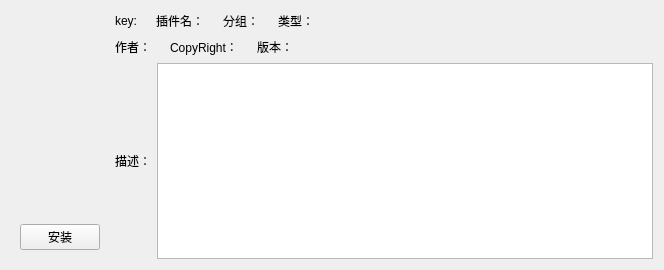
<?xml version="1.0" encoding="UTF-8"?>
<ui version="4.0">
 <class>pluginInfoView</class>
 <widget class="QWidget" name="pluginInfoView">
  <property name="geometry">
   <rect>
    <x>0</x>
    <y>0</y>
    <width>664</width>
    <height>270</height>
   </rect>
  </property>
  <property name="windowTitle">
   <string>Form</string>
  </property>
  <layout class="QHBoxLayout" name="horizontalLayout_4">
   <item>
    <widget class="QWidget" name="widget_left" native="true">
     <property name="sizePolicy">
      <sizepolicy hsizetype="Fixed" vsizetype="Preferred">
       <horstretch>0</horstretch>
       <verstretch>0</verstretch>
      </sizepolicy>
     </property>
     <layout class="QVBoxLayout" name="verticalLayout">
      <item>
       <widget class="QLabel" name="label_icon">
        <property name="text">
         <string/>
        </property>
        <property name="alignment">
         <set>Qt::AlignCenter</set>
        </property>
       </widget>
      </item>
      <item>
       <widget class="QPushButton" name="btn_install">
        <property name="text">
         <string>安装</string>
        </property>
       </widget>
      </item>
     </layout>
    </widget>
   </item>
   <item>
    <layout class="QVBoxLayout" name="verticalLayout_2">
     <item>
      <layout class="QHBoxLayout" name="horizontalLayout">
       <item>
        <widget class="QLabel" name="label">
         <property name="text">
          <string>key:</string>
         </property>
        </widget>
       </item>
       <item>
        <widget class="QLabel" name="label_key">
         <property name="text">
          <string/>
         </property>
        </widget>
       </item>
       <item>
        <widget class="QLabel" name="label_3">
         <property name="text">
          <string>插件名：</string>
         </property>
        </widget>
       </item>
       <item>
        <widget class="QLabel" name="label_name">
         <property name="text">
          <string/>
         </property>
        </widget>
       </item>
       <item>
        <widget class="QLabel" name="label_6">
         <property name="text">
          <string>分组：</string>
         </property>
        </widget>
       </item>
       <item>
        <widget class="QLabel" name="label_category">
         <property name="text">
          <string/>
         </property>
        </widget>
       </item>
       <item>
        <widget class="QLabel" name="label_14">
         <property name="text">
          <string>类型：</string>
         </property>
        </widget>
       </item>
       <item>
        <widget class="QLabel" name="label_type">
         <property name="text">
          <string/>
         </property>
        </widget>
       </item>
       <item>
        <spacer name="horizontalSpacer">
         <property name="orientation">
          <enum>Qt::Horizontal</enum>
         </property>
         <property name="sizeHint" stdset="0">
          <size>
           <width>40</width>
           <height>20</height>
          </size>
         </property>
        </spacer>
       </item>
      </layout>
     </item>
     <item>
      <layout class="QHBoxLayout" name="horizontalLayout_2">
       <item>
        <widget class="QLabel" name="label_10">
         <property name="text">
          <string>作者：</string>
         </property>
        </widget>
       </item>
       <item>
        <widget class="QLabel" name="label_author">
         <property name="text">
          <string/>
         </property>
        </widget>
       </item>
       <item>
        <widget class="QLabel" name="label_15">
         <property name="text">
          <string>CopyRight：</string>
         </property>
        </widget>
       </item>
       <item>
        <widget class="QLabel" name="label_copyright">
         <property name="text">
          <string/>
         </property>
        </widget>
       </item>
       <item>
        <widget class="QLabel" name="label_11">
         <property name="text">
          <string>版本：</string>
         </property>
        </widget>
       </item>
       <item>
        <widget class="QLabel" name="label_version">
         <property name="text">
          <string/>
         </property>
        </widget>
       </item>
       <item>
        <spacer name="horizontalSpacer_2">
         <property name="orientation">
          <enum>Qt::Horizontal</enum>
         </property>
         <property name="sizeHint" stdset="0">
          <size>
           <width>40</width>
           <height>20</height>
          </size>
         </property>
        </spacer>
       </item>
      </layout>
     </item>
     <item>
      <layout class="QHBoxLayout" name="horizontalLayout_3">
       <item>
        <widget class="QLabel" name="label_7">
         <property name="text">
          <string>描述：</string>
         </property>
        </widget>
       </item>
       <item>
        <widget class="QTextEdit" name="textEdit_description">
         <property name="readOnly">
          <bool>true</bool>
         </property>
        </widget>
       </item>
      </layout>
     </item>
    </layout>
   </item>
  </layout>
 </widget>
 <resources/>
 <connections/>
</ui>
